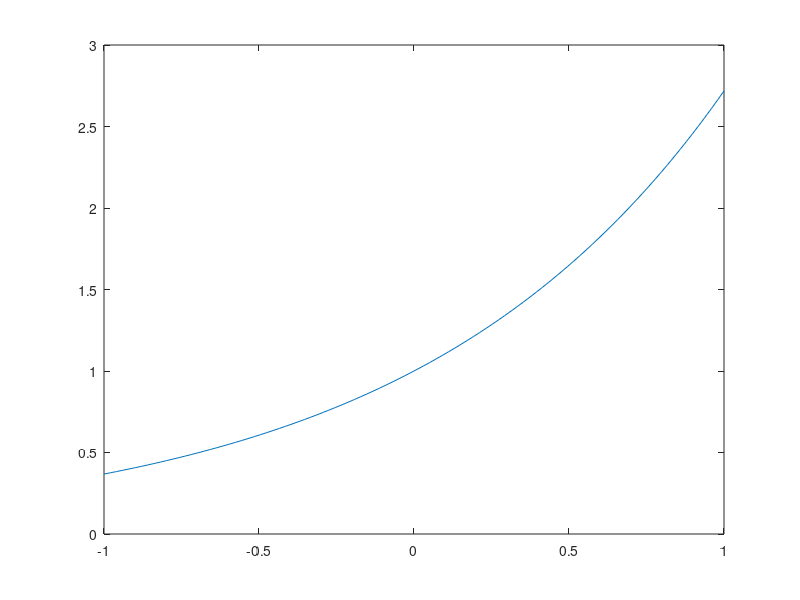

This figure's MATLAB source: (Note: this script raises an error after producing the figure.)
x = [1 1/2 1/3 1/4;
    1/2 1/3 1/4 1/5;
    1/3 1/4 1/5 1/6;
    1/4 1/5 1/6 1/7];

b = [2/pi; 1/pi; (pi^2-4)/pi^3; (pi^2-6)/pi^3];

a = x\b
x = linspace(0,1, 100);
plot(x, sin(pi*x))
hold on
plot(x,polyval(flip(a),x))
hold off
%%

x = linspace(-1,1,100);
y = exp(x);
plot(x,y)
hold on
al = regresion(x,y);
al
plot(x, polyval(flip(al),x))

ap = regresion([x; x.^2],y);
plot(x, polyval(flip(ap),x))
hold off
legend('real', 'linea', 'parabola')

%%
syms t
x = linspace(1,2,100);
y = 1./x;
plot(x,y)
hold on
% t = 2x-3
% y = 2/(t+3)
aux0 = @(t) 2./(t+3);
aux1 = @(t) 2*t./(t+3);
a0 = integral(aux0,-1,1)/2
%aux1 = @(t)  2./(t+3).*(3*t.^2-1)/2
a1 = 3/2*integral(aux1,-1,1)

plot(x, polyval([a1 a0],2*x-3))
hold off
legend('real', 'linea', 'parabola')